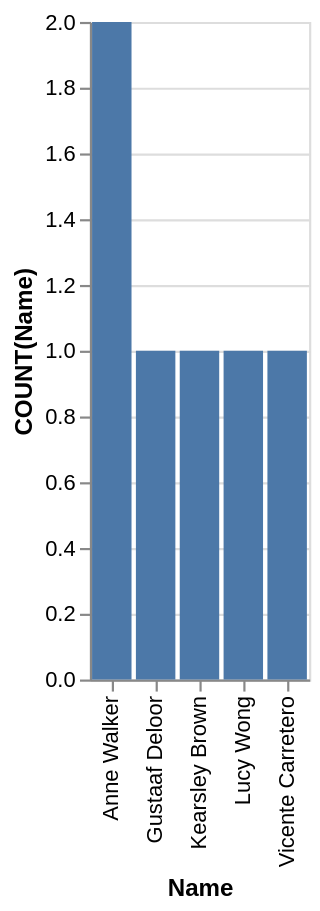

Write a Vega-Lite specification for this figure.
### Vega-Lite specification from a JSON file in a GitHub repository (floating-point values rounded to 4 significant figures)
{"data": {"values": [{"x_data": "Anne Walker", "y_data": 2}, {"x_data": "Gustaaf Deloor", "y_data": 1}, {"x_data": "Kearsley Brown", "y_data": 1}, {"x_data": "Lucy Wong", "y_data": 1}, {"x_data": "Vicente Carretero", "y_data": 1}]}, "mark": "bar", "encoding": {"x": {"field": "x_data", "type": "nominal", "title": "Name", "sort": "ascending"}, "y": {"field": "y_data", "type": "quantitative", "title": "COUNT(Name)"}}}
